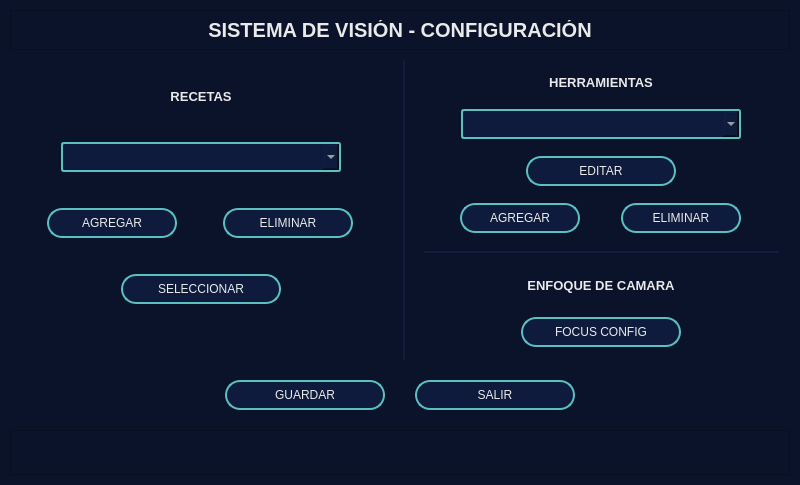
<?xml version="1.0" encoding="UTF-8"?>
<ui version="4.0">
 <class>Form</class>
 <widget class="QWidget" name="Form">
  <property name="geometry">
   <rect>
    <x>0</x>
    <y>0</y>
    <width>800</width>
    <height>480</height>
   </rect>
  </property>
  <property name="sizePolicy">
   <sizepolicy hsizetype="Fixed" vsizetype="Fixed">
    <horstretch>0</horstretch>
    <verstretch>0</verstretch>
   </sizepolicy>
  </property>
  <property name="minimumSize">
   <size>
    <width>480</width>
    <height>0</height>
   </size>
  </property>
  <property name="maximumSize">
   <size>
    <width>800</width>
    <height>480</height>
   </size>
  </property>
  <property name="windowTitle">
   <string>Form</string>
  </property>
  <property name="styleSheet">
   <string notr="true">background-color: rgb(11, 19, 43);</string>
  </property>
  <layout class="QVBoxLayout" name="verticalLayout">
   <property name="spacing">
    <number>10</number>
   </property>
   <property name="leftMargin">
    <number>10</number>
   </property>
   <property name="topMargin">
    <number>10</number>
   </property>
   <property name="rightMargin">
    <number>10</number>
   </property>
   <property name="bottomMargin">
    <number>10</number>
   </property>
   <item>
    <widget class="QFrame" name="top_bar">
     <property name="sizePolicy">
      <sizepolicy hsizetype="Ignored" vsizetype="Preferred">
       <horstretch>0</horstretch>
       <verstretch>0</verstretch>
      </sizepolicy>
     </property>
     <property name="minimumSize">
      <size>
       <width>0</width>
       <height>40</height>
      </size>
     </property>
     <property name="maximumSize">
      <size>
       <width>780</width>
       <height>40</height>
      </size>
     </property>
     <property name="font">
      <font>
       <pointsize>11</pointsize>
      </font>
     </property>
     <property name="styleSheet">
      <string notr="true"/>
     </property>
     <property name="frameShape">
      <enum>QFrame::StyledPanel</enum>
     </property>
     <property name="frameShadow">
      <enum>QFrame::Raised</enum>
     </property>
     <layout class="QHBoxLayout" name="horizontalLayout_4">
      <item>
       <widget class="QLabel" name="lbl_tittle">
        <property name="sizePolicy">
         <sizepolicy hsizetype="Expanding" vsizetype="Preferred">
          <horstretch>0</horstretch>
          <verstretch>0</verstretch>
         </sizepolicy>
        </property>
        <property name="minimumSize">
         <size>
          <width>300</width>
          <height>15</height>
         </size>
        </property>
        <property name="maximumSize">
         <size>
          <width>500</width>
          <height>80</height>
         </size>
        </property>
        <property name="font">
         <font>
          <pointsize>15</pointsize>
          <weight>75</weight>
          <bold>true</bold>
         </font>
        </property>
        <property name="styleSheet">
         <string notr="true">color: rgb(234, 234, 234);
background-color: transparent;</string>
        </property>
        <property name="text">
         <string>SISTEMA DE VISIÓN - CONFIGURACIÓN</string>
        </property>
        <property name="alignment">
         <set>Qt::AlignCenter</set>
        </property>
       </widget>
      </item>
     </layout>
    </widget>
   </item>
   <item>
    <layout class="QHBoxLayout" name="central_layout">
     <property name="spacing">
      <number>10</number>
     </property>
     <item>
      <layout class="QVBoxLayout" name="left_panel">
       <item>
        <layout class="QHBoxLayout" name="horizontalLayout_6">
         <item>
          <widget class="QLabel" name="lbl_recipes">
           <property name="sizePolicy">
            <sizepolicy hsizetype="Expanding" vsizetype="Fixed">
             <horstretch>0</horstretch>
             <verstretch>0</verstretch>
            </sizepolicy>
           </property>
           <property name="maximumSize">
            <size>
             <width>200</width>
             <height>20</height>
            </size>
           </property>
           <property name="font">
            <font>
             <pointsize>10</pointsize>
             <weight>75</weight>
             <bold>true</bold>
            </font>
           </property>
           <property name="styleSheet">
            <string notr="true">color: rgb(234, 234, 234);
background-color: transparent;</string>
           </property>
           <property name="text">
            <string>RECETAS</string>
           </property>
           <property name="alignment">
            <set>Qt::AlignCenter</set>
           </property>
          </widget>
         </item>
        </layout>
       </item>
       <item>
        <layout class="QHBoxLayout" name="horizontalLayout_7">
         <item>
          <widget class="QComboBox" name="cmb_recipes">
           <property name="sizePolicy">
            <sizepolicy hsizetype="Expanding" vsizetype="Minimum">
             <horstretch>0</horstretch>
             <verstretch>0</verstretch>
            </sizepolicy>
           </property>
           <property name="maximumSize">
            <size>
             <width>280</width>
             <height>30</height>
            </size>
           </property>
           <property name="styleSheet">
            <string notr="true">color: rgb(234, 234, 234);
border-radius: 3px;
border: 2px solid;
border-color: rgb(91, 192, 190);
background-color: rgb(15, 27, 61);</string>
           </property>
           <property name="editable">
            <bool>false</bool>
           </property>
          </widget>
         </item>
        </layout>
       </item>
       <item>
        <layout class="QHBoxLayout" name="horizontalLayout">
         <item>
          <widget class="QPushButton" name="btn_add_r">
           <property name="sizePolicy">
            <sizepolicy hsizetype="Expanding" vsizetype="Minimum">
             <horstretch>0</horstretch>
             <verstretch>0</verstretch>
            </sizepolicy>
           </property>
           <property name="minimumSize">
            <size>
             <width>0</width>
             <height>30</height>
            </size>
           </property>
           <property name="maximumSize">
            <size>
             <width>130</width>
             <height>30</height>
            </size>
           </property>
           <property name="styleSheet">
            <string notr="true">color: rgb(234, 234, 234);
border-radius: 15px;
border: 2px solid;
border-color: rgb(91, 192, 190);
background-color: rgb(15, 27, 61);</string>
           </property>
           <property name="text">
            <string>AGREGAR</string>
           </property>
          </widget>
         </item>
         <item>
          <widget class="QPushButton" name="btn_del_r">
           <property name="sizePolicy">
            <sizepolicy hsizetype="Expanding" vsizetype="Minimum">
             <horstretch>0</horstretch>
             <verstretch>0</verstretch>
            </sizepolicy>
           </property>
           <property name="minimumSize">
            <size>
             <width>0</width>
             <height>30</height>
            </size>
           </property>
           <property name="maximumSize">
            <size>
             <width>130</width>
             <height>30</height>
            </size>
           </property>
           <property name="styleSheet">
            <string notr="true">color: rgb(234, 234, 234);
border-radius: 15px;
border: 2px solid;
border-color: rgb(91, 192, 190);
background-color: rgb(15, 27, 61);</string>
           </property>
           <property name="text">
            <string>ELIMINAR</string>
           </property>
          </widget>
         </item>
        </layout>
       </item>
       <item>
        <layout class="QHBoxLayout" name="horizontalLayout_5">
         <item>
          <widget class="QPushButton" name="btn_select_r">
           <property name="sizePolicy">
            <sizepolicy hsizetype="Expanding" vsizetype="Minimum">
             <horstretch>0</horstretch>
             <verstretch>0</verstretch>
            </sizepolicy>
           </property>
           <property name="minimumSize">
            <size>
             <width>0</width>
             <height>30</height>
            </size>
           </property>
           <property name="maximumSize">
            <size>
             <width>160</width>
             <height>30</height>
            </size>
           </property>
           <property name="styleSheet">
            <string notr="true">color: rgb(234, 234, 234);
border-radius: 15px;
border: 2px solid;
border-color: rgb(91, 192, 190);
background-color: rgb(15, 27, 61);</string>
           </property>
           <property name="text">
            <string>SELECCIONAR</string>
           </property>
          </widget>
         </item>
        </layout>
       </item>
       <item>
        <spacer name="horizontalSpacer_3">
         <property name="orientation">
          <enum>Qt::Horizontal</enum>
         </property>
         <property name="sizeType">
          <enum>QSizePolicy::Fixed</enum>
         </property>
         <property name="sizeHint" stdset="0">
          <size>
           <width>380</width>
           <height>30</height>
          </size>
         </property>
        </spacer>
       </item>
      </layout>
     </item>
     <item>
      <widget class="Line" name="line">
       <property name="minimumSize">
        <size>
         <width>3</width>
         <height>300</height>
        </size>
       </property>
       <property name="maximumSize">
        <size>
         <width>16777215</width>
         <height>500</height>
        </size>
       </property>
       <property name="styleSheet">
        <string notr="true">background-color: rgb(15, 27, 61);</string>
       </property>
       <property name="orientation">
        <enum>Qt::Vertical</enum>
       </property>
      </widget>
     </item>
     <item>
      <layout class="QVBoxLayout" name="right_panel">
       <property name="spacing">
        <number>5</number>
       </property>
       <property name="leftMargin">
        <number>8</number>
       </property>
       <property name="rightMargin">
        <number>8</number>
       </property>
       <item>
        <layout class="QHBoxLayout" name="horizontalLayout_9">
         <item>
          <widget class="QLabel" name="lbl_tools">
           <property name="sizePolicy">
            <sizepolicy hsizetype="Expanding" vsizetype="Fixed">
             <horstretch>0</horstretch>
             <verstretch>0</verstretch>
            </sizepolicy>
           </property>
           <property name="maximumSize">
            <size>
             <width>200</width>
             <height>20</height>
            </size>
           </property>
           <property name="font">
            <font>
             <pointsize>10</pointsize>
             <weight>75</weight>
             <bold>true</bold>
            </font>
           </property>
           <property name="styleSheet">
            <string notr="true">color: rgb(234, 234, 234);
background-color: transparent;</string>
           </property>
           <property name="text">
            <string>HERRAMIENTAS</string>
           </property>
           <property name="alignment">
            <set>Qt::AlignCenter</set>
           </property>
          </widget>
         </item>
        </layout>
       </item>
       <item>
        <layout class="QHBoxLayout" name="horizontalLayout_8">
         <item>
          <widget class="QComboBox" name="cmb_tools">
           <property name="sizePolicy">
            <sizepolicy hsizetype="Expanding" vsizetype="Minimum">
             <horstretch>0</horstretch>
             <verstretch>0</verstretch>
            </sizepolicy>
           </property>
           <property name="minimumSize">
            <size>
             <width>0</width>
             <height>25</height>
            </size>
           </property>
           <property name="maximumSize">
            <size>
             <width>280</width>
             <height>30</height>
            </size>
           </property>
           <property name="styleSheet">
            <string notr="true">color: rgb(234, 234, 234);
border-radius: 3px;
border: 2px solid;
border-color: rgb(91, 192, 190);
background-color: rgb(15, 27, 61);</string>
           </property>
          </widget>
         </item>
        </layout>
       </item>
       <item>
        <layout class="QHBoxLayout" name="horizontalLayout_3">
         <item>
          <widget class="QPushButton" name="btn_edit_t">
           <property name="sizePolicy">
            <sizepolicy hsizetype="Expanding" vsizetype="Minimum">
             <horstretch>0</horstretch>
             <verstretch>0</verstretch>
            </sizepolicy>
           </property>
           <property name="minimumSize">
            <size>
             <width>0</width>
             <height>30</height>
            </size>
           </property>
           <property name="maximumSize">
            <size>
             <width>150</width>
             <height>30</height>
            </size>
           </property>
           <property name="styleSheet">
            <string notr="true">color: rgb(234, 234, 234);
border-radius: 15px;
border: 2px solid;
border-color: rgb(91, 192, 190);
background-color: rgb(15, 27, 61);</string>
           </property>
           <property name="text">
            <string>EDITAR</string>
           </property>
          </widget>
         </item>
        </layout>
       </item>
       <item>
        <layout class="QHBoxLayout" name="horizontalLayout_2">
         <item>
          <widget class="QPushButton" name="btn_add_t">
           <property name="sizePolicy">
            <sizepolicy hsizetype="Expanding" vsizetype="Minimum">
             <horstretch>0</horstretch>
             <verstretch>0</verstretch>
            </sizepolicy>
           </property>
           <property name="minimumSize">
            <size>
             <width>0</width>
             <height>30</height>
            </size>
           </property>
           <property name="maximumSize">
            <size>
             <width>120</width>
             <height>30</height>
            </size>
           </property>
           <property name="styleSheet">
            <string notr="true">color: rgb(234, 234, 234);
border-radius: 15px;
border: 2px solid;
border-color: rgb(91, 192, 190);
background-color: rgb(15, 27, 61);</string>
           </property>
           <property name="text">
            <string>AGREGAR</string>
           </property>
          </widget>
         </item>
         <item>
          <widget class="QPushButton" name="btn_del_t">
           <property name="sizePolicy">
            <sizepolicy hsizetype="Expanding" vsizetype="Minimum">
             <horstretch>0</horstretch>
             <verstretch>0</verstretch>
            </sizepolicy>
           </property>
           <property name="minimumSize">
            <size>
             <width>0</width>
             <height>30</height>
            </size>
           </property>
           <property name="maximumSize">
            <size>
             <width>120</width>
             <height>30</height>
            </size>
           </property>
           <property name="styleSheet">
            <string notr="true">color: rgb(234, 234, 234);
border-radius: 15px;
border: 2px solid;
border-color: rgb(91, 192, 190);
background-color: rgb(15, 27, 61);</string>
           </property>
           <property name="text">
            <string>ELIMINAR</string>
           </property>
          </widget>
         </item>
        </layout>
       </item>
       <item>
        <widget class="Line" name="line_2">
         <property name="sizePolicy">
          <sizepolicy hsizetype="Fixed" vsizetype="Fixed">
           <horstretch>0</horstretch>
           <verstretch>0</verstretch>
          </sizepolicy>
         </property>
         <property name="minimumSize">
          <size>
           <width>355</width>
           <height>0</height>
          </size>
         </property>
         <property name="maximumSize">
          <size>
           <width>355</width>
           <height>3</height>
          </size>
         </property>
         <property name="styleSheet">
          <string notr="true">background-color: rgb(15, 27, 61);</string>
         </property>
         <property name="orientation">
          <enum>Qt::Horizontal</enum>
         </property>
        </widget>
       </item>
       <item>
        <layout class="QHBoxLayout" name="horizontalLayout_11">
         <item>
          <widget class="QLabel" name="lbl_focus">
           <property name="sizePolicy">
            <sizepolicy hsizetype="Expanding" vsizetype="Fixed">
             <horstretch>0</horstretch>
             <verstretch>0</verstretch>
            </sizepolicy>
           </property>
           <property name="maximumSize">
            <size>
             <width>200</width>
             <height>30</height>
            </size>
           </property>
           <property name="font">
            <font>
             <pointsize>10</pointsize>
             <weight>75</weight>
             <bold>true</bold>
            </font>
           </property>
           <property name="styleSheet">
            <string notr="true">color: rgb(234, 234, 234);
background-color: transparent;</string>
           </property>
           <property name="text">
            <string>ENFOQUE DE CAMARA</string>
           </property>
           <property name="alignment">
            <set>Qt::AlignCenter</set>
           </property>
          </widget>
         </item>
        </layout>
       </item>
       <item>
        <layout class="QHBoxLayout" name="horizontalLayout_10">
         <item>
          <widget class="QPushButton" name="btn_focus_config">
           <property name="sizePolicy">
            <sizepolicy hsizetype="Expanding" vsizetype="Minimum">
             <horstretch>0</horstretch>
             <verstretch>0</verstretch>
            </sizepolicy>
           </property>
           <property name="minimumSize">
            <size>
             <width>0</width>
             <height>30</height>
            </size>
           </property>
           <property name="maximumSize">
            <size>
             <width>160</width>
             <height>30</height>
            </size>
           </property>
           <property name="styleSheet">
            <string notr="true">color: rgb(234, 234, 234);
border-radius: 15px;
border: 2px solid;
border-color: rgb(91, 192, 190);
background-color: rgb(15, 27, 61);</string>
           </property>
           <property name="text">
            <string>FOCUS CONFIG</string>
           </property>
          </widget>
         </item>
        </layout>
       </item>
      </layout>
     </item>
    </layout>
   </item>
   <item>
    <layout class="QHBoxLayout" name="bttm_layout">
     <property name="spacing">
      <number>30</number>
     </property>
     <property name="topMargin">
      <number>10</number>
     </property>
     <property name="bottomMargin">
      <number>10</number>
     </property>
     <item>
      <spacer name="horizontalSpacer">
       <property name="orientation">
        <enum>Qt::Horizontal</enum>
       </property>
       <property name="sizeHint" stdset="0">
        <size>
         <width>30</width>
         <height>30</height>
        </size>
       </property>
      </spacer>
     </item>
     <item>
      <widget class="QPushButton" name="btn_save">
       <property name="sizePolicy">
        <sizepolicy hsizetype="Expanding" vsizetype="Minimum">
         <horstretch>0</horstretch>
         <verstretch>0</verstretch>
        </sizepolicy>
       </property>
       <property name="minimumSize">
        <size>
         <width>0</width>
         <height>30</height>
        </size>
       </property>
       <property name="maximumSize">
        <size>
         <width>160</width>
         <height>35</height>
        </size>
       </property>
       <property name="styleSheet">
        <string notr="true">color: rgb(234, 234, 234);
border-radius: 15px;
border: 2px solid;
border-color: rgb(91, 192, 190);
background-color: rgb(15, 27, 61);</string>
       </property>
       <property name="text">
        <string>GUARDAR</string>
       </property>
      </widget>
     </item>
     <item>
      <widget class="QPushButton" name="btn_out">
       <property name="sizePolicy">
        <sizepolicy hsizetype="Expanding" vsizetype="Minimum">
         <horstretch>0</horstretch>
         <verstretch>0</verstretch>
        </sizepolicy>
       </property>
       <property name="minimumSize">
        <size>
         <width>0</width>
         <height>30</height>
        </size>
       </property>
       <property name="maximumSize">
        <size>
         <width>160</width>
         <height>35</height>
        </size>
       </property>
       <property name="styleSheet">
        <string notr="true">color: rgb(234, 234, 234);
border-radius: 15px;
border: 2px solid;
border-color: rgb(91, 192, 190);
background-color: rgb(15, 27, 61);</string>
       </property>
       <property name="text">
        <string>SALIR</string>
       </property>
       <property name="checkable">
        <bool>false</bool>
       </property>
       <property name="checked">
        <bool>false</bool>
       </property>
       <property name="autoDefault">
        <bool>true</bool>
       </property>
       <property name="default">
        <bool>true</bool>
       </property>
      </widget>
     </item>
     <item>
      <spacer name="horizontalSpacer_2">
       <property name="orientation">
        <enum>Qt::Horizontal</enum>
       </property>
       <property name="sizeHint" stdset="0">
        <size>
         <width>30</width>
         <height>30</height>
        </size>
       </property>
      </spacer>
     </item>
    </layout>
   </item>
   <item>
    <widget class="QFrame" name="frame">
     <property name="sizePolicy">
      <sizepolicy hsizetype="Expanding" vsizetype="Fixed">
       <horstretch>0</horstretch>
       <verstretch>0</verstretch>
      </sizepolicy>
     </property>
     <property name="minimumSize">
      <size>
       <width>780</width>
       <height>45</height>
      </size>
     </property>
     <property name="maximumSize">
      <size>
       <width>800</width>
       <height>45</height>
      </size>
     </property>
     <property name="frameShape">
      <enum>QFrame::StyledPanel</enum>
     </property>
     <property name="frameShadow">
      <enum>QFrame::Raised</enum>
     </property>
     <layout class="QHBoxLayout" name="horizontalLayout_12">
      <item>
       <widget class="QListWidget" name="list_log_config">
        <property name="maximumSize">
         <size>
          <width>800</width>
          <height>35</height>
         </size>
        </property>
        <property name="font">
         <font>
          <pointsize>11</pointsize>
         </font>
        </property>
        <property name="styleSheet">
         <string notr="true">border: none;</string>
        </property>
       </widget>
      </item>
     </layout>
    </widget>
   </item>
  </layout>
 </widget>
 <resources/>
 <connections/>
</ui>
